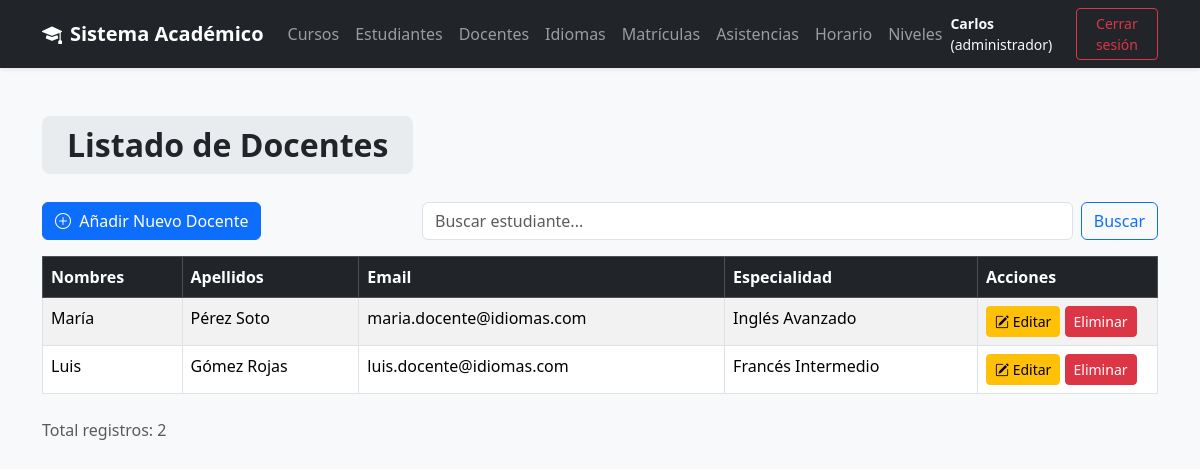
Before: /views/docente/listar.php (signed in) with the older database file.
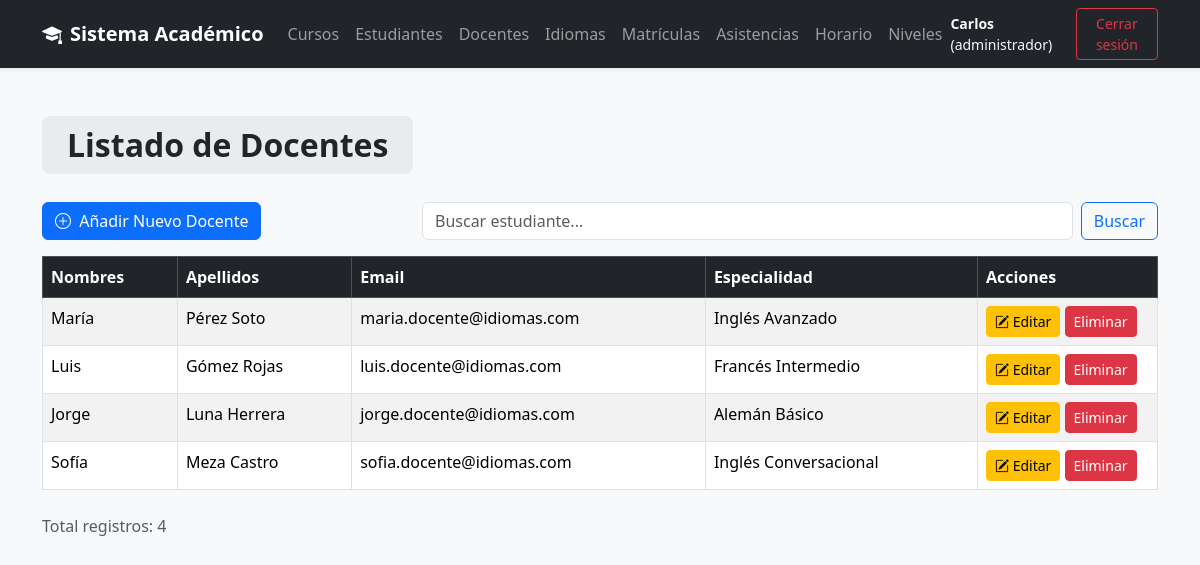
After: the same page with the newer database file.
### tables this page shows
CREATE TABLE Docente (
    codigoDocente INT AUTO_INCREMENT PRIMARY KEY,
    especialidad VARCHAR(100),
    idUsuario INT UNIQUE NOT NULL,
    FOREIGN KEY (idUsuario) REFERENCES Usuario(idUsuario) ON DELETE CASCADE
);

CREATE TABLE Usuario (
    idUsuario INT AUTO_INCREMENT PRIMARY KEY,
    nombres VARCHAR(100) NOT NULL,
    apellidos VARCHAR(100) NOT NULL,
    email VARCHAR(120) UNIQUE NOT NULL,
    contraseña VARCHAR(255) NOT NULL,
    perfil VARCHAR(50) NOT NULL
);

### models/Docente.php (called while the page is built, shortened)
<?php
require_once __DIR__ .'/../config/conexion.php';
class Docente{
    private $conn;
    public function __construct()
    {
        $conexion = new Conexion();
        $this->conn = $conexion->iniciar();
    }
    public function listar(){
        try{
            $sql = "SELECT * FROM Docente do JOIN usuario us on us.idUsuario=do.idusuario";
            $stmt = $this->conn->prepare($sql);
            $stmt->execute();
            return  $stmt->fetchAll(PDO::FETCH_OBJ);
        }catch(Exception $e){
            echo "Ocurrio un error con".$e->getMessage();
        }
    }
}

### config/conexion.php (called while the page is built)
<?php
class Conexion {
    private $dsn;
    private $username;
    private $password;
    private $options;
    private $conexion;
    public function __construct(
        string $host = "localhost",
        string $dbname = "InstitutoIdiomas",
        string $username = "root",
        string $password = ""
    ) {
        $this->dsn = "mysql:host={$host};dbname={$dbname};charset=utf8mb4";
        $this->username = $username;
        $this->password = $password;
        $this->options = [PDO::ATTR_ERRMODE => PDO::ERRMODE_EXCEPTION];
    }
    public function iniciar(): ?PDO {
        try {
            if ($this->conexion === null) {
                $this->conexion = new PDO(
                    $this->dsn,
                    $this->username,
                    $this->password,
                    $this->options
                );
            }
            return $this->conexion;
        } catch (PDOException $e) {
            throw new Exception("Error en la conexión a la base de datos: " . $e->getMessage());
        }
    }
}

### views/docente/listar.php (the view, shortened to what the changed rows need)
<?php
require_once '../../models/Docente.php';
$docenteModel = new Docente();
if (isset($_GET['q']) && !empty($_GET['q'])) {
    $busqueda = $_GET['q'];
    $docentes = $docenteModel->buscar($busqueda);
} else {
    $docentes = $docenteModel->listar();
}
?>
<!DOCTYPE html>
<html lang="es">
<head>
    <link href="https://cdn.jsdelivr.net/npm/bootstrap@5.3.3/dist/css/bootstrap.min.css" rel="stylesheet">
    <link rel="stylesheet" href="https://cdn.jsdelivr.net/npm/bootstrap-icons@1.11.3/font/bootstrap-icons.min.css">
</head>
<body>
<?php require_once("../layout/header.php");?>
<div class="container mt-5">
        <h2>
            <span class="title-box">Listado de Docentes</span>
        </h2>
        <div class="row mb-3">
            <div class="col-md-4">
            </div>
            <div class="col-md-8">
            </div>
        </div>
    <div class="table-responsive">
        <table class="table table-bordered table-striped">
            <thead class="table-dark">
                <tr>
                    <th>Nombres</th>
                    <th>Apellidos</th>
                    <th>Email</th>
                    <th>Especialidad</th>
                    <th style="width: 180px;">Acciones</th>
                </tr>
            </thead>
            <tbody>
                <?php if (empty($docentes)): ?>
                    <tr>
                        <td colspan="5" class="text-center">No hay docentes registrados.</td>
                    </tr>
                <?php else: ?>
                    <?php foreach ($docentes as $row): ?>
                    <tr>
                        <td><?php echo $row->nombres; ?></td>
                        <td><?php echo $row->apellidos; ?></td>
                        <td><?php echo $row->email; ?></td>
                        <td><?php echo $row->especialidad; ?></td>
                        <td>
                            <?php if ($_SESSION['perfil'] === 'administrador'): ?>
                                <a href="editar.php?id=<?php echo $row->idUsuario; ?>"
                                class="btn btn-warning btn-sm">
                                    <i class="bi bi-pencil-square"></i> Editar
                                </a>
                                <a href="../../controllers/DocenteController.php?action=eliminar&id=<?php echo $row->idUsuario; ?>"
                                class="btn btn-danger btn-sm"
                                onclick="return confirm('¿Estás seguro de eliminar a <?php echo $row->nombres; ?>?');">
                                    Eliminar
                                </a>
                            <?php else: ?>
                                <span class="badge bg-secondary">Solo lectura</span>
                            <?php endif;?>
                        </td>
                    </tr>
                    <?php endforeach; ?>
                <?php endif; ?>
            </tbody>
        </table>
    </div>
    <div class="text-muted mt-2">
        Total registros: <?php echo count($docentes); ?>
    </div>
</div>
</body>
</html>

Changed rows visible on the page:
added docente: idUsuario.nombres "Jorge", idUsuario.apellidos "Luna Herrera", idUsuario.email "jorge.docente@idiomas.com", especialidad "Alemán Básico"
added docente: idUsuario.nombres "Sofía", idUsuario.apellidos "Meza Castro", idUsuario.email "sofia.docente@idiomas.com", especialidad "Inglés Conversacional"
Other visible differences:
count($docentes): "2" → "4"
